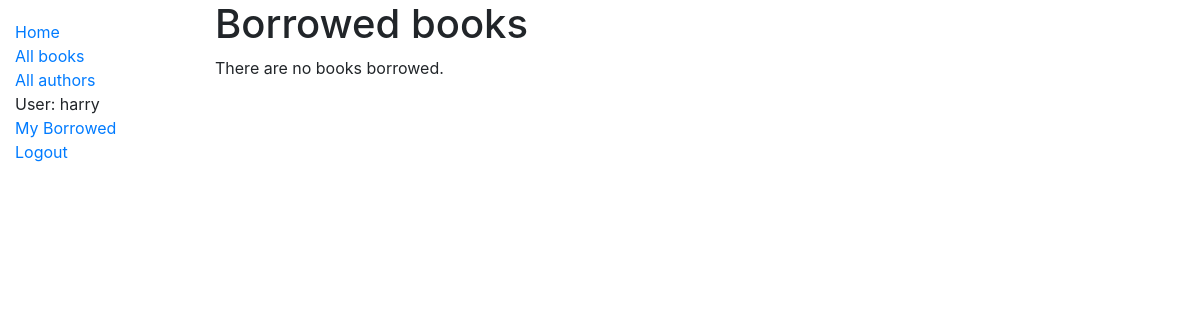
Page /catalog/mybooks/ (signed in) on the earlier database version.
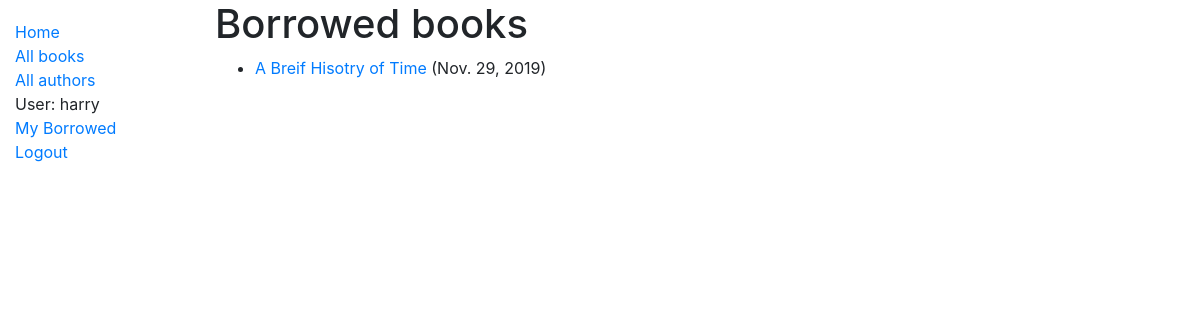
Same page on the later database version.
### catalog/models.py (models this page shows, shortened)
class BookInstance(models.Model):
    id = models.UUIDField(
        primary_key=True,
        default=uuid.uuid4,
        help_text='Unique ID for this particular book across whole library'
        )
    book = models.ForeignKey('Book', on_delete=models.SET_NULL, null=True)
    imprint = models.CharField(max_length=200)
    due_back = models.DateField(null=True, blank=True)
    borrower = models.ForeignKey(User, on_delete=models.SET_NULL, null=True, blank=True)
    LOAN_STATUS = (
        ('m', 'Maintenance'),
        ('o', 'On loan'),
        ('a', 'Available'),
        ('r', 'Reserved'),
    )
    status = models.CharField(
        max_length=1,
        choices=LOAN_STATUS,
        blank=True,
        default='m',
        help_text='Book availability',
    )
    @property
    def is_overdue(self):
        if self.due_back and date.today() > self.due_back:
            return True
        return False
    class Meta:
        ordering = ['due_back']

class Book(models.Model):
    title = models.CharField(max_length=200)
    author = models.ForeignKey('Author', on_delete=models.SET_NULL, null=True)
    summary = models.TextField(
        max_length=1000,
        help_text='Enter a brief description of the book'
        )
    isbn = models.CharField(
        'ISBN',
        max_length=13,
        help_text='13 Character <a href="https://www.isbn-international.org/content/what-isbn'
                  '">ISBN number</a>')
    genre = models.ManyToManyField(Genre, help_text='Select a genre for this book')
    class Meta:
        ordering = ['title']
    def display_genre(self):
        'Create a string for the Genre. This is required to display genre in Admin.'
        return ', '.join(genre.name for genre in self.genre.all()[:3])
    display_genre.short_description = 'Genre'

### catalog/views.py (the view)
# urls.py: path('mybooks/', views.LoanedBooksByUserListView.as_view(), name='my-borrowed'),
class LoanedBooksByUserListView(LoginRequiredMixin,generic.ListView):
    model = BookInstance
    template_name ='catalog/bookinstance_list_borrowed_user.html'
    paginate_by = 10
    def get_queryset(self):
        return BookInstance.objects.filter(borrower=self.request.user).filter(status__exact='o').order_by('due_back')

### catalog/templates/catalog/bookinstance_list_borrowed_user.html
{% extends "base_generic.html" %}
{% block content %}
    <h1>Borrowed books</h1>
    {% if bookinstance_list %}
    <ul>
      {% for bookinst in bookinstance_list %}
      <li class="{% if bookinst.is_overdue %}text-danger{% endif %}">
        <a href="{% url 'book-detail' bookinst.book.pk %}">{{bookinst.book.title}}</a> ({{ bookinst.due_back }})
      </li>
      {% endfor %}
    </ul>
    {% else %}
      <p>There are no books borrowed.</p>
    {% endif %}
{% endblock %}

### catalog/templates/base_generic.html (shortened to what this page needs)
<!DOCTYPE html>
<html lang="en">
<head>
  <link rel="stylesheet" href="https://stackpath.bootstrapcdn.com/bootstrap/4.1.3/css/bootstrap.min.css">
  {% load static %}
  <link rel="stylesheet" href="{% static 'css/styles.css' %}">
</head>
<body>
  <div class="container-fluid">
    <div class="row">
      <div class="col-sm-2">
      {% block sidebar %}
        <ul class="sidebar-nav">
          <li><a href="{% url 'index' %}">Home</a></li>
          <li><a href="{% url 'books' %}">All books</a></li>
          <li><a href="{% url 'authors' %}">All authors</a></li>
          {% if user.is_authenticated %}
            <li>User: {{ user.get_username }}</li>
            <li><a href="{% url 'my-borrowed' %}">My Borrowed</a></li>
            <li><a href="{% url 'logout'%}?next={{request.path}}">Logout</a></li>
          {% else %}
            <li><a href="{% url 'login'%}?next={{request.path}}">Login</a></li>
          {% endif %}
        </ul>
     {% endblock %}
      </div>
      <div class="col-sm-10 ">{% block content %}{% endblock %}</div>
    </div>
  </div>
</body>
</html>

### catalog/static/css/styles.css (style rules this page uses)
.sidebar-nav { margin-top: 20px; padding: 0; list-style: none; }

Differences in the rows shown:
added BookInstance: book "A Breif Hisotry of Time", due_back "Nov. 29, 2019"
Other differences:
text no longer shown: "There are no books borrowed."
